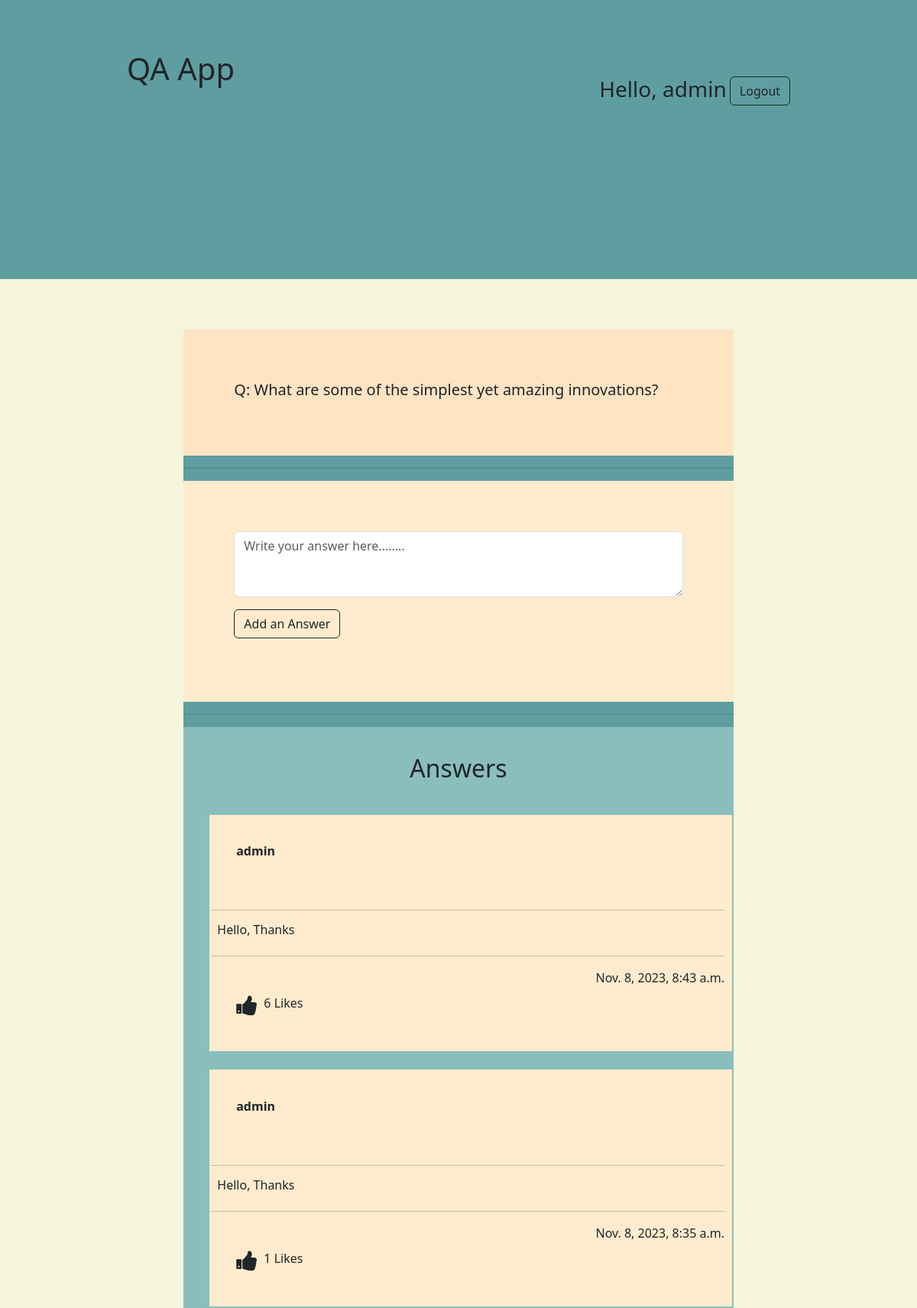
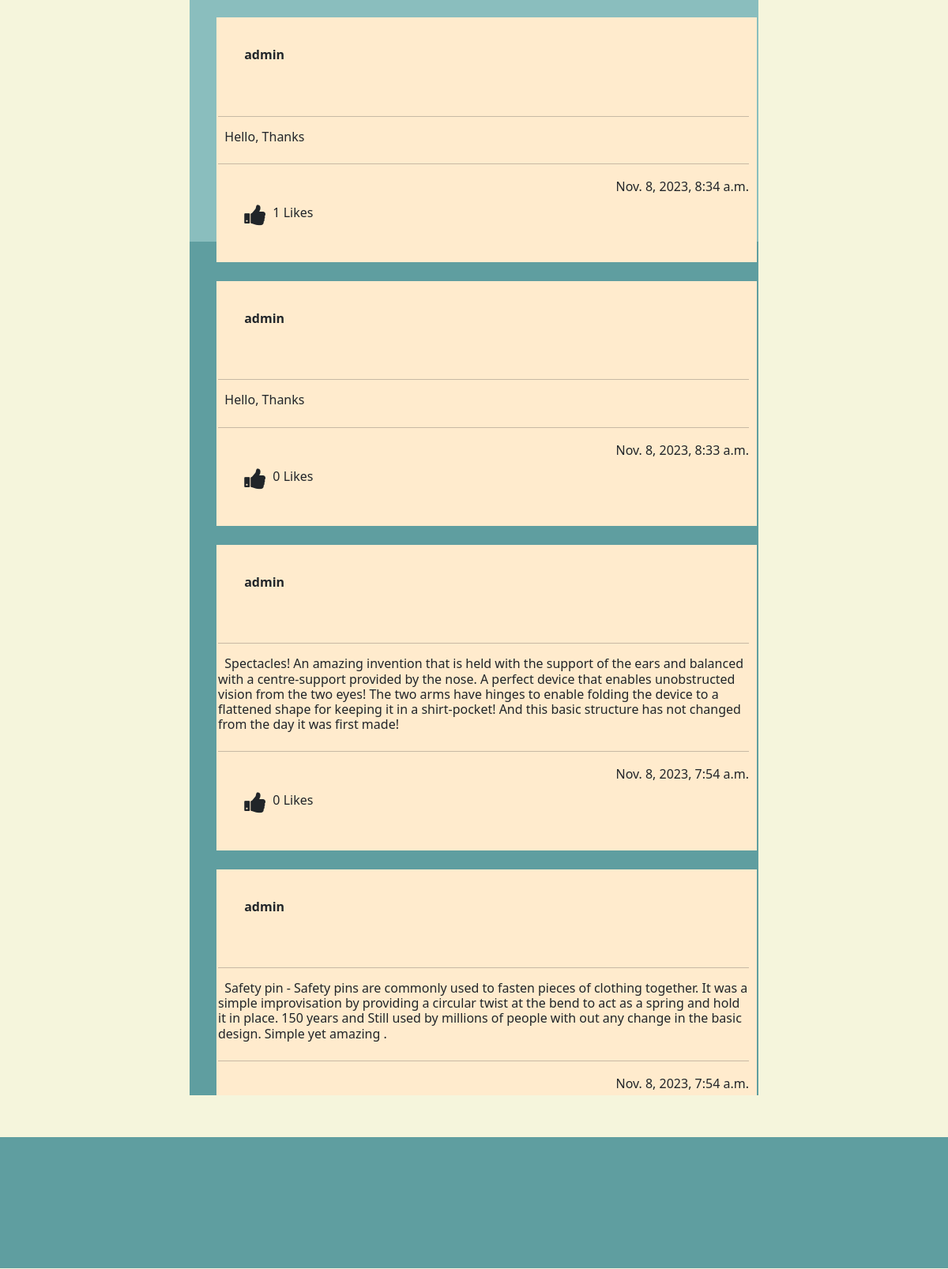
The page /answers/2/ (signed in) on the database its author committed (2 pictures, top to bottom).
### app/models.py (models this page shows)
class Question(models.Model):
    user = models.ForeignKey(User, on_delete=models.CASCADE)
    question = models.CharField(max_length=500)
    created_at = models.DateTimeField(auto_now_add=True)

class Answer(models.Model):
    user = models.ForeignKey(User, on_delete=models.CASCADE)
    question = models.ForeignKey(Question, on_delete=models.CASCADE)
    answer = models.TextField()
    likes = models.IntegerField(default=0)
    created_at = models.DateTimeField(auto_now_add=True)

### app/views.py (the view, shortened to what this page needs)
# urls.py: path('answers/<int:id>/', views.answers_view, name='answers'),
def answers_view(request, id):
    if request.user.is_authenticated:
        question = Question.objects.get(id=id)
        answers = Answer.objects.filter(question=question.id).order_by('-created_at')
        ans_dict = {}
        for ans in answers:
            ans_dict
        context_dict = {
            'question': question,
            'answers': answers
        }
        return render(request, 'answers.html', context=context_dict)
    redirect('home')

### templates/answers.html (shortened to what this page needs)
{% extends 'base.html' %}
{% load static %}
{% block auth %}
{% if request.user.is_authenticated %}
    <h3> Hello, {{ request.user.username }} </h3>
    <a href="{% url 'logout' %}"><button type="button" class="btn btn-outline-dark">Logout</button></a>
    {% else %}
    <a href="{% url 'signin' %}"><button type="button" class="btn btn-outline-dark">Sign In</button></a>
    <h3>|</h3>
    <a href="{% url 'signup' %}"><button type="button" class="btn btn-outline-dark">Sign Up</button></a>
{% endif %}
{% endblock %}
{% block body %}
<div class="body-box">
    <div class="q-content">
        <div class="q-box"><h5>Q: {{ question.question }}</h5></div>
        <hr>
        <div class="add-answer-box">
            <form method="POST" action="{% url 'answers' id=question.id %}">
                <div class="mb-3">
                    <textarea class="form-control" name="answer" rows="3" placeholder="Write your answer here........" required></textarea>
                </div>
                <div class="mb-3">
                    <button type="submit" class="btn btn-outline-dark">Add an Answer</button>
                </div>
            </form>
        </div>
        <hr>
        <div class="answers">
            <div class="box-title">
                <h2>Answers</h2>
            </div>
            <div class="scroll-box">
                <ul>
                    {% for ans in answers %}
                    <li>
                        <div class="ans-box">
                            <div class="ans-user-name"><p><b>{{ans.user.username}}</b></p></div>
                            <hr>
                            <h6>&nbsp;&nbsp;{{ans.answer}}</h6>
                            <hr>
                            <div class="ans-detail">
                                <div class="ans-likes">
                                    <i id='like' class="fa fa-thumbs-up like" ans-id="{{ans.id}}" like-status="false"></i>
                                    <p>&nbsp;&nbsp;{{ans.likes}} Likes</p>
                                </div>
                                <div class="ans-time"><p>{{ans.created_at}}</p></div>
                            </div>
                        </div>
                    </li>
                    {% endfor %}
                </ul>
            </div>
        </div>
    </div>
</div>
{% endblock %}

### templates/base.html (shortened to what this page needs)
<!DOCTYPE html>
{% load static %}
<html lang="en">
<head>
    <link href="https://cdn.jsdelivr.net/npm/bootstrap@5.3.2/dist/css/bootstrap.min.css" rel="stylesheet">
    <link rel="stylesheet" href="https://cdnjs.cloudflare.com/ajax/libs/font-awesome/4.7.0/css/font-awesome.min.css">
    <link rel="stylesheet" href="{% static 'base.css' %}">
    <link rel="stylesheet" href="{% static 'index.css' %}">
    <link rel="stylesheet" href="{% static 'answers.css' %}">
</head>
<body>
    <header>
        <div class="app-name">
            <h1> QA App</h1>
        </div>
        <div class="auth-box">
            {% block auth %}
            {% endblock %}
        </div>
    </header>
    <div class="main-body">
    {% block body %}
    {% endblock %}
    </div>
    <footer></footer>
</body>
</html>

### static/base.css (style rules this page uses)
header { position: relative; background-color: cadetblue; height: 11vh; }
.main-body { height: 100%; width: 100%; position: fixed; background-color: beige; }
.app-name { float: left; padding-left: 5vh; padding-top: 2vh; }
.auth-box { float: right; padding-top: 3vh; padding-right: 5vh; display: flex; flex-direction: row; }
footer { background-color: cadetblue; width: 100%; height: 5vh; position: fixed; bottom: 1px; }

### static/index.css (style rules this page uses)
.body-box { width: 100%; height: 100%; display: flex; justify-content: center; padding-top: 2vh; }
.box-title { padding: 1vh; display: flex; justify-content: center; }
ul { list-style-type: none; }
.q-box { width: 100%; background-color: aliceblue; padding: 2px; padding-right: 10px; display: flex; flex-direction: column; }

### static/answers.css (style rules this page uses)
.body-box { width: 100%; height: 100%; display: flex; justify-content: center; padding-top: 2vh; }
.q-content { width: 60%; height: 82%; background-color: cadetblue; overflow-y: scroll; }
.q-box { width: 100%; background-color: bisque; padding: 2vh; }
.add-answer-box { padding: 2vh; background-color: blanchedalmond; }
.answers { background-color: rgb(138, 190, 190);; width: 100%; height: 40%; padding: 2px; }
.scroll-box { height:100%; }
.ans-box { width: 100%; background-color: blanchedalmond; padding: 2px; padding-right: 10px; display: flex; flex-direction: column; }
.ans-detail { width: 100%; }
.ans-likes { float: left; padding: 1vh; width: 50%; display: flex; flex-direction: row; }
.ans-time { float: right; }
.ans-user-name { float: left; padding: 1vh; }
.fa { font-size: 30px; cursor: pointer; user-select: none; }

### rows shown on the page
Question: question "What are some of the simplest yet amazing innovations?"
Answer: user.username "admin", answer "Hello, Thanks", likes "6", created_at "Nov. 8, 2023, 8:43 a.m."
Answer: user.username "admin", answer "Hello, Thanks", likes "1", created_at "Nov. 8, 2023, 8:35 a.m."
Answer: user.username "admin", answer "Hello, Thanks", likes "1", created_at "Nov. 8, 2023, 8:34 a.m."
Answer: user.username "admin", answer "Hello, Thanks", likes "0", created_at "Nov. 8, 2023, 8:33 a.m."
Answer: user.username "admin", answer "Spectacles! An amazing invention that is held with the support of the ears and balanced with a centre-support provided by the nose. A perfect device that enables unobstructed vision from the two eyes! The two arms have hinges to enable folding the device to a flattened shape for keeping it in a shirt-pocket! And this basic structure has not changed from the day it was first made!", likes "0", created_at "Nov. 8, 2023, 7:54 a.m."
Answer: user.username "admin", answer "Safety pin - Safety pins are commonly used to fasten pieces of clothing together. It was a simple improvisation by providing a circular twist at the bend to act as a spring and hold it in place. 150 years and Still used by millions of people with out any change in the basic design. Simple yet amazing .", created_at "Nov. 8, 2023, 7:54 a.m."

### other values the page prints
{{ request.user.username }} "admin"
